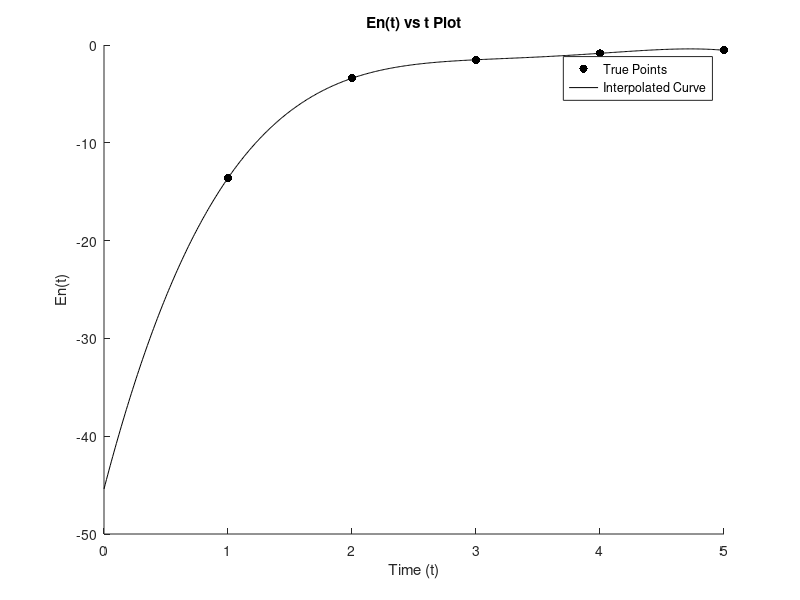

MATLAB code to generate this figure:
%% Interpolating a polynomial for energy levels of
%% hydrogen atom for the values of principal quant
%% um numbers.
%%
%% Author: Sahil Raj
%% Assignment 4 Problem 2

clc; clear all;

T = [1; 2; 3; 4; 5];
En = [-13.6; -3.40; -1.51; -0.85; -0.54];

scatter(T, En, 'k', 'filled');
hold on;

% Compute the polynomial or degree |Y| - 1
N = length(En);
D = zeros(N, N);

% fill the entries with the y values
for i = 1:N
  D(i,1) = En(i);
endfor

% Precompute the coefficient matrix for each term
for j = 2:N
  for i = j:N
    D(i,j) = (D(i,j-1) - D(i-1,j-1)) / (T(i) - T(i-j+1));
  endfor
endfor

% set the time sampling step as 10 miliseconds
dt = 0.01;
interpT = 0:dt:max(T);
interpN = length(interpT);
interpY = zeros(interpN, 1);

% Compute the interpolated curve for the domain value
% using the precomputed polynomial coefficient
for i = 1:interpN
  res = 0.0;
  x = interpT(i);
  for k = 1:N
    _tmp = D(k,k); % coefficient
    for j = 1:k-1
      xj = T(j); % Product of x factors
      _tmp = _tmp * (x - xj);
    endfor
    res = res + _tmp;
  endfor
  interpY(i) = res;
endfor

% Plot the interpolated polynomial
plot(interpT, interpY, 'k-');

xlabel("Time (t)");
ylabel("En(t)");
title("En(t) vs t Plot");
legend(["True Points"; "Interpolated Curve"]);
hold off;

hold off;
